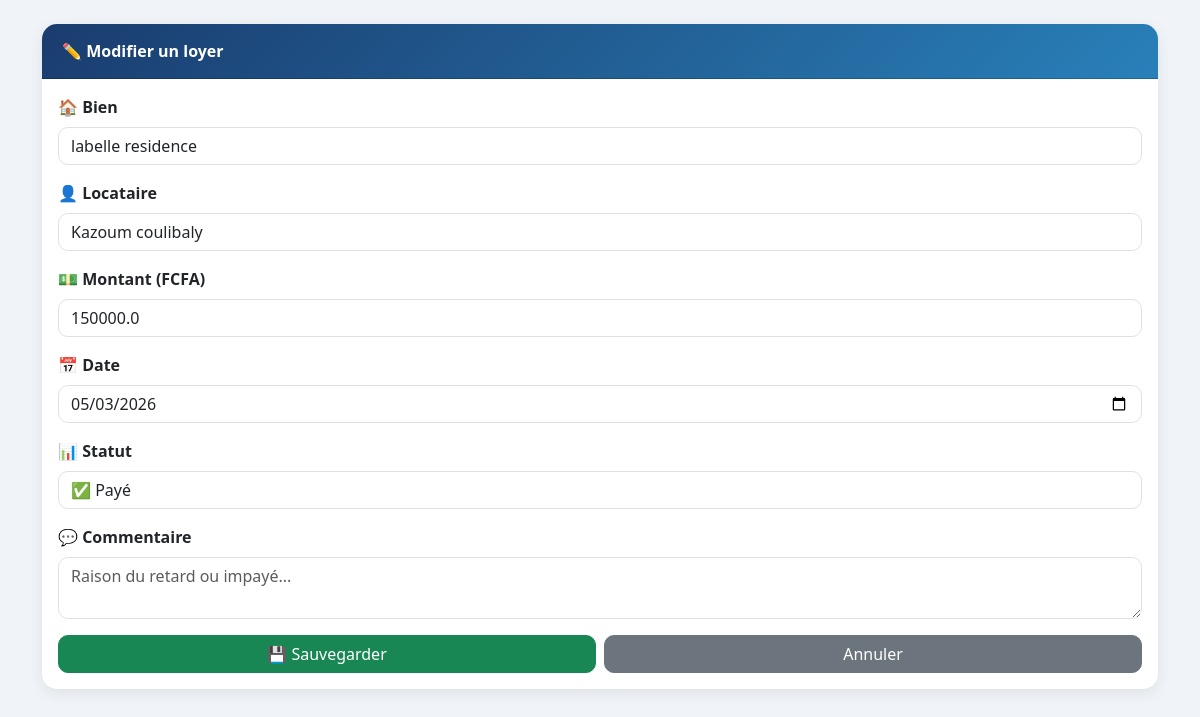
Page /modifier/1 (signed in) on the committed database.
### tables this page shows
CREATE TABLE loyers (
        id INTEGER PRIMARY KEY AUTOINCREMENT,
        bien TEXT NOT NULL,
        locataire TEXT NOT NULL,
        montant REAL NOT NULL,
        date TEXT NOT NULL,
        statut TEXT NOT NULL
    , commentaire TEXT);

### app.py (the view)
@app.route('/modifier/<int:id>')
@login_required
def modifier(id):
    conn = sqlite3.connect('database.db')
    c = conn.cursor()
    c.execute('SELECT * FROM loyers WHERE id = ?', (id,))
    loyer = c.fetchone()
    conn.close()
    return render_template('modifier.html', loyer=loyer)

### app.py (called while the page is built)
def login_required(f):
    from functools import wraps
    @wraps(f)
    def decorated(*args, **kwargs):
        if 'user' not in session:
            return redirect('/login')
        return f(*args, **kwargs)
    return decorated

### templates/modifier.html (shortened to what this page needs)
<!DOCTYPE html>
<html lang="fr">
<head>
    <link rel="stylesheet" href="https://cdn.jsdelivr.net/npm/bootstrap@5.3.0/dist/css/bootstrap.min.css">
</head>
<body class="container mt-4">
    <div class="card">
        <div class="card-header">✏️ Modifier un loyer</div>
        <div class="card-body">
            <form action="/modifier/{{ loyer[0] }}" method="POST">
                <div class="mb-3">
                    <label class="form-label fw-bold">🏠 Bien</label>
                    <input type="text" name="bien" class="form-control" value="{{ loyer[1] }}" required>
                </div>
                <div class="mb-3">
                    <label class="form-label fw-bold">👤 Locataire</label>
                    <input type="text" name="locataire" class="form-control" value="{{ loyer[2] }}" required>
                </div>
                <div class="mb-3">
                    <label class="form-label fw-bold">💵 Montant (FCFA)</label>
                    <input type="number" name="montant" class="form-control" value="{{ loyer[3] }}" required>
                </div>
                <div class="mb-3">
                    <label class="form-label fw-bold">📅 Date</label>
                    <input type="date" name="date" class="form-control" value="{{ loyer[4] }}" required>
                </div>
                <div class="mb-3">
                    <label class="form-label fw-bold">📊 Statut</label>
                    <select name="statut" class="form-control">
                        <option value="Payé" {% if loyer[5] == 'Payé' %}selected{% endif %}>✅ Payé</option>
                    </select>
                </div>
                <div class="mb-3">
                    <label class="form-label fw-bold">💬 Commentaire</label>
                    <textarea name="commentaire" class="form-control" rows="2"
                        placeholder="Raison du retard ou impayé...">{{ loyer[6] if loyer[6] else '' }}</textarea>
                </div>
                <div class="d-flex gap-2">
                    <button type="submit" class="btn btn-success w-100">💾 Sauvegarder</button>
                    <a href="/" class="btn btn-secondary w-100">Annuler</a>
                </div>
            </form>
        </div>
    </div>
</body>
</html>

### templates/modifier.html (style rules this page uses)
body { background: #f0f4f8; }
.card { border: none; border-radius: 15px; box-shadow: 0 4px 15px rgba(0,0,0,0.08); }
.card-header { background: linear-gradient(135deg, #1a3c6e, #2980b9); color: white; border-radius: 15px 15px 0 0 !important; font-weight: bold; padding: 15px 20px; }
.form-control, .form-select { border-radius: 10px; }
.btn { border-radius: 10px; }

### rows in the picture
loyers: bien "labelle residence", locataire "Kazoum coulibaly", montant "150000.0", date "05/03/2026", statut "✅ Payé"
